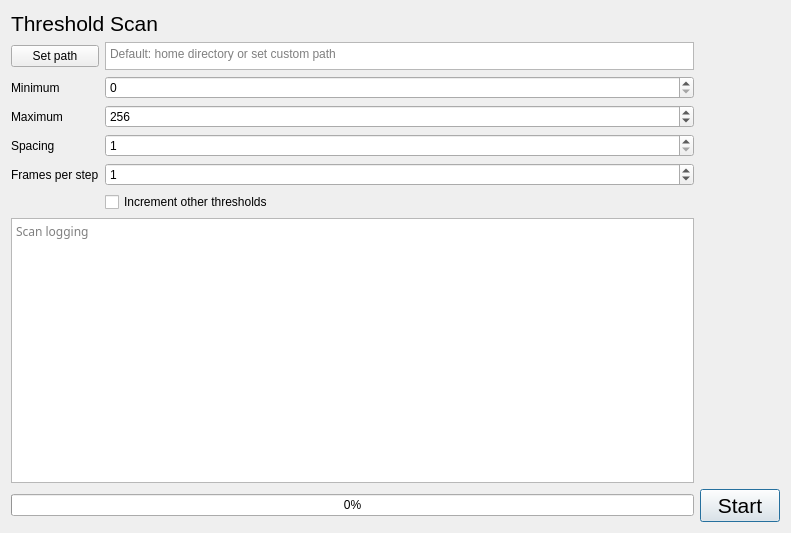
<?xml version="1.0" encoding="UTF-8"?>
<ui version="4.0">
 <class>thresholdScan</class>
 <widget class="QWidget" name="thresholdScan">
  <property name="geometry">
   <rect>
    <x>0</x>
    <y>0</y>
    <width>791</width>
    <height>533</height>
   </rect>
  </property>
  <property name="windowTitle">
   <string>Form</string>
  </property>
  <layout class="QVBoxLayout" name="verticalLayout">
   <item>
    <layout class="QGridLayout" name="gridLayout">
     <item row="8" column="2">
      <widget class="QPushButton" name="button_startStop">
       <property name="maximumSize">
        <size>
         <width>150</width>
         <height>16777215</height>
        </size>
       </property>
       <property name="font">
        <font>
         <pointsize>16</pointsize>
        </font>
       </property>
       <property name="toolTip">
        <string>Start / Stop theshold scan</string>
       </property>
       <property name="layoutDirection">
        <enum>Qt::RightToLeft</enum>
       </property>
       <property name="text">
        <string>Start</string>
       </property>
       <property name="default">
        <bool>true</bool>
       </property>
      </widget>
     </item>
     <item row="8" column="0" colspan="2">
      <widget class="QProgressBar" name="progressBar">
       <property name="value">
        <number>0</number>
       </property>
      </widget>
     </item>
     <item row="1" column="0">
      <widget class="QPushButton" name="pushButton_setPath">
       <property name="text">
        <string>Set path</string>
       </property>
      </widget>
     </item>
     <item row="6" column="1">
      <widget class="QCheckBox" name="checkBox_incrementOtherThresholds">
       <property name="text">
        <string>Increment other thresholds</string>
       </property>
      </widget>
     </item>
     <item row="4" column="0">
      <widget class="QLabel" name="label_3">
       <property name="text">
        <string>Spacing</string>
       </property>
      </widget>
     </item>
     <item row="5" column="1">
      <widget class="QSpinBox" name="spinBox_framesPerStep">
       <property name="enabled">
        <bool>true</bool>
       </property>
       <property name="minimum">
        <number>0</number>
       </property>
       <property name="maximum">
        <number>1000000</number>
       </property>
       <property name="value">
        <number>1</number>
       </property>
      </widget>
     </item>
     <item row="0" column="0" colspan="2">
      <widget class="QLabel" name="label_5">
       <property name="font">
        <font>
         <pointsize>16</pointsize>
        </font>
       </property>
       <property name="text">
        <string>Threshold Scan</string>
       </property>
      </widget>
     </item>
     <item row="2" column="0">
      <widget class="QLabel" name="label">
       <property name="text">
        <string>Minimum</string>
       </property>
      </widget>
     </item>
     <item row="3" column="1">
      <widget class="QSpinBox" name="spinBox_maximum">
       <property name="minimum">
        <number>1</number>
       </property>
       <property name="maximum">
        <number>512</number>
       </property>
       <property name="value">
        <number>256</number>
       </property>
      </widget>
     </item>
     <item row="4" column="1">
      <widget class="QSpinBox" name="spinBox_spacing">
       <property name="minimum">
        <number>1</number>
       </property>
       <property name="maximum">
        <number>510</number>
       </property>
       <property name="value">
        <number>1</number>
       </property>
      </widget>
     </item>
     <item row="7" column="0" colspan="2">
      <widget class="QTextEdit" name="textEdit_log">
       <property name="minimumSize">
        <size>
         <width>500</width>
         <height>0</height>
        </size>
       </property>
       <property name="font">
        <font>
         <family>Courier 10 Pitch</family>
        </font>
       </property>
       <property name="documentTitle">
        <string>Scan log</string>
       </property>
       <property name="readOnly">
        <bool>true</bool>
       </property>
       <property name="placeholderText">
        <string>Scan logging</string>
       </property>
      </widget>
     </item>
     <item row="3" column="0">
      <widget class="QLabel" name="label_2">
       <property name="text">
        <string>Maximum</string>
       </property>
      </widget>
     </item>
     <item row="5" column="0">
      <widget class="QLabel" name="label_4">
       <property name="enabled">
        <bool>true</bool>
       </property>
       <property name="text">
        <string>Frames per step</string>
       </property>
      </widget>
     </item>
     <item row="2" column="1">
      <widget class="QSpinBox" name="spinBox_minimum">
       <property name="enabled">
        <bool>true</bool>
       </property>
       <property name="minimum">
        <number>0</number>
       </property>
       <property name="maximum">
        <number>511</number>
       </property>
      </widget>
     </item>
     <item row="1" column="1">
      <widget class="QTextEdit" name="textEdit_path">
       <property name="maximumSize">
        <size>
         <width>16777215</width>
         <height>28</height>
        </size>
       </property>
       <property name="readOnly">
        <bool>true</bool>
       </property>
       <property name="placeholderText">
        <string>Default: home directory or set custom path</string>
       </property>
      </widget>
     </item>
    </layout>
   </item>
  </layout>
 </widget>
 <resources/>
 <connections/>
</ui>
